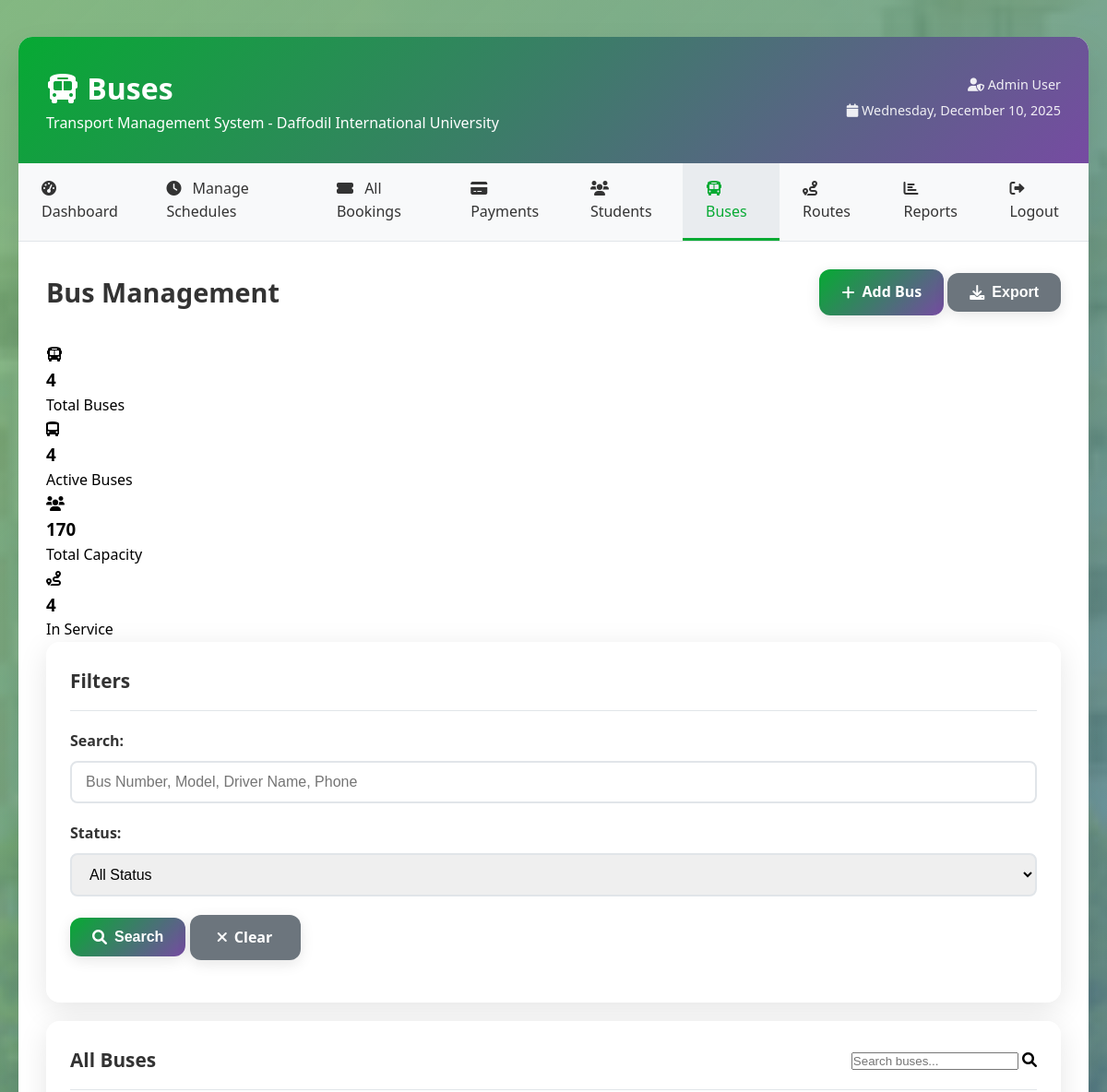
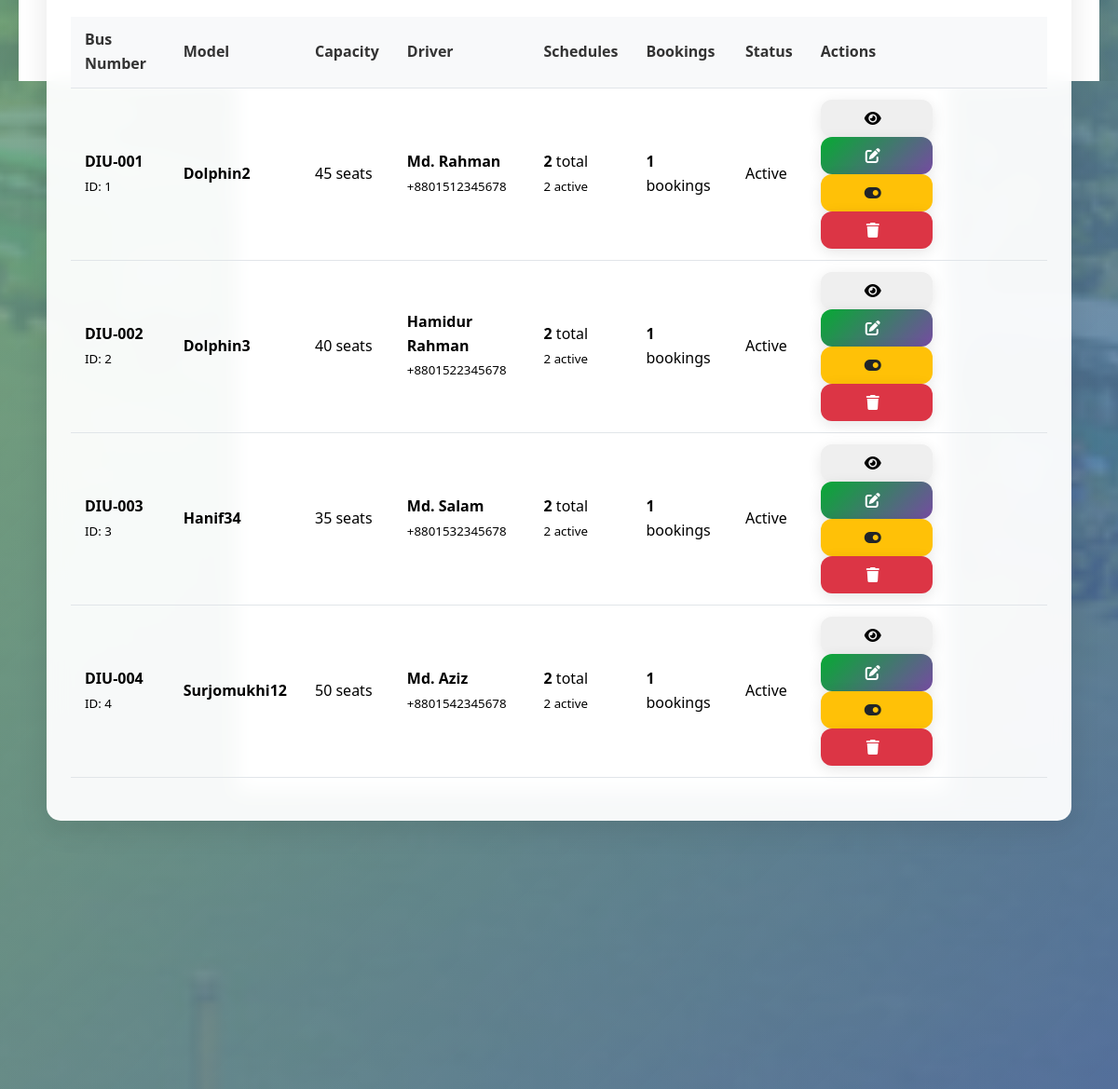
The page /admin/buses.php (signed in) on the database its author committed (2 pictures, top to bottom).
### tables this page shows
CREATE TABLE buses (
    id INT AUTO_INCREMENT PRIMARY KEY,
    bus_number VARCHAR(20) UNIQUE NOT NULL,
    capacity INT NOT NULL,
    model VARCHAR(50) NULL,
    driver_name VARCHAR(100) NULL,
    driver_phone VARCHAR(15) NULL,
    status ENUM('active', 'maintenance', 'inactive') DEFAULT 'active',
    created_at TIMESTAMP DEFAULT CURRENT_TIMESTAMP
);

### admin/buses.php (the view, shortened to what this page needs)
<?php
require_once '../config/database.php';
$search_filter = isset($_GET['search']) ? $_GET['search'] : '';
$sql = "SELECT b.*,
               COUNT(s.id) as total_schedules,
               COUNT(CASE WHEN s.status = 'active' THEN 1 END) as active_schedules,
               COUNT(DISTINCT bk.id) as total_bookings
        FROM buses b
        LEFT JOIN schedules s ON b.id = s.bus_id
        LEFT JOIN bookings bk ON s.id = bk.schedule_id
        WHERE 1=1";
$sql .= " GROUP BY b.id ORDER BY b.bus_number";
$buses = null;
if ($stmt = $conn->prepare($sql)) {
    $stmt->execute();
    $buses = $stmt->get_result();
}
$stats = [];
$sql = "SELECT COUNT(*) as total FROM buses";
$result = $conn->query($sql);
$stats['total_buses'] = $result->fetch_assoc()['total'];
$sql = "SELECT COUNT(*) as total FROM buses WHERE status = 'active'";
$result = $conn->query($sql);
$stats['active_buses'] = $result->fetch_assoc()['total'];
$sql = "SELECT SUM(capacity) as total FROM buses WHERE status = 'active'";
$result = $conn->query($sql);
$stats['total_capacity'] = $result->fetch_assoc()['total'] ?? 0;
$sql = "SELECT COUNT(DISTINCT b.id) as total FROM buses b
        JOIN schedules s ON b.id = s.bus_id
        WHERE s.status = 'active'";
$result = $conn->query($sql);
$stats['buses_in_service'] = $result->fetch_assoc()['total'];
?>
<!DOCTYPE html>
<html lang="en">
<head>
    <link rel="stylesheet" href="../assets/css/style.css">
    <link href="https://cdnjs.cloudflare.com/ajax/libs/font-awesome/6.0.0/css/all.min.css" rel="stylesheet">
</head>
<body>
    <div class="container">
        <div class="dashboard">
            <div class="dashboard-header">
                <div>
                    <h1><i class="fas fa-bus"></i> Buses</h1>
                    <p>Transport Management System - Daffodil International University</p>
                </div>
                <div class="user-info">
                    <p><i class="fas fa-user-shield"></i> <?php echo htmlspecialchars($_SESSION['name']); ?></p>
                    <p><i class="fas fa-calendar"></i> <?php echo date('l, F j, Y'); ?></p>
                </div>
            </div>
            <nav class="nav-menu">
                <ul>
                    <li><a href="dashboard.php"><i class="fas fa-tachometer-alt"></i> Dashboard</a></li>
                    <li><a href="schedules.php"><i class="fas fa-clock"></i> Manage Schedules</a></li>
                    <li><a href="bookings.php"><i class="fas fa-ticket-alt"></i> All Bookings</a></li>
                    <li><a href="payments.php"><i class="fas fa-credit-card"></i> Payments</a></li>
                    <li><a href="students.php"><i class="fas fa-users"></i> Students</a></li>
                    <li><a href="buses.php" class="active"><i class="fas fa-bus"></i> Buses</a></li>
                    <li><a href="routes.php"><i class="fas fa-route"></i> Routes</a></li>
                    <li><a href="reports.php"><i class="fas fa-chart-bar"></i> Reports</a></li>
                    <li><a href="../logout.php"><i class="fas fa-sign-out-alt"></i> Logout</a></li>
                </ul>
            </nav>
            <div class="content">
                <div class="content-header">
                    <h2>Bus Management</h2>
                    <div class="header-actions">
                        <a href="add_bus.php" class="btn btn-primary">
                            <i class="fas fa-plus"></i> Add Bus
                        </a>
                        <button onclick="exportBuses()" class="btn btn-secondary">
                            <i class="fas fa-download"></i> Export
                        </button>
                    </div>
                </div>
                <div class="stats-grid">
                    <div class="stat-card">
                        <div class="stat-icon">
                            <i class="fas fa-bus"></i>
                        </div>
                        <div class="stat-content">
                            <h3><?php echo $stats['total_buses']; ?></h3>
                            <p>Total Buses</p>
                        </div>
                    </div>
                    <div class="stat-card">
                        <div class="stat-icon">
                            <i class="fas fa-bus-alt"></i>
                        </div>
                        <div class="stat-content">
                            <h3><?php echo $stats['active_buses']; ?></h3>
                            <p>Active Buses</p>
                        </div>
                    </div>
                    <div class="stat-card">
                        <div class="stat-icon">
                            <i class="fas fa-users"></i>
                        </div>
                        <div class="stat-content">
                            <h3><?php echo $stats['total_capacity']; ?></h3>
                            <p>Total Capacity</p>
                        </div>
                    </div>
                    <div class="stat-card">
                        <div class="stat-icon">
                            <i class="fas fa-route"></i>
                        </div>
                        <div class="stat-content">
                            <h3><?php echo $stats['buses_in_service']; ?></h3>
                            <p>In Service</p>
                        </div>
                    </div>
                </div>
                <div class="card">
                    <div class="card-header">
                        <h3>Filters</h3>
                    </div>
                    <div class="card-body">
                        <form method="GET" class="form-inline">
                            <div class="form-group">
                                <label for="search">Search:</label>
                                <input type="text" name="search" id="search" value="<?php echo htmlspecialchars($search_filter); ?>" placeholder="Bus Number, Model, Driver Name, Phone">
                            </div>
                            <div class="form-group">
                                <label for="status">Status:</label>
                                <select name="status" id="status">
                                    <option value="">All Status</option>
                                </select>
                            </div>
                            <div class="form-group">
                                <button type="submit" class="btn btn-primary">
                                    <i class="fas fa-search"></i> Search
                                </button>
                                <a href="buses.php" class="btn btn-secondary">
                                    <i class="fas fa-times"></i> Clear
                                </a>
                            </div>
                        </form>
                    </div>
                </div>
                <div class="card">
                    <div class="card-header">
                        <h3>All Buses</h3>
                        <div class="search-box">
                            <input type="text" id="busSearch" placeholder="Search buses...">
                            <i class="fas fa-search"></i>
                        </div>
                    </div>
                    <div class="card-body">
                        <div class="table-responsive">
                            <table class="table">
                                <thead>
                                    <tr>
                                        <th>Bus Number</th>
                                        <th>Model</th>
                                        <th>Capacity</th>
                                        <th>Driver</th>
                                        <th>Schedules</th>
                                        <th>Bookings</th>
                                        <th>Status</th>
                                        <th>Actions</th>
                                    </tr>
                                </thead>
                                <tbody>
                                    <?php if ($buses && $buses->num_rows > 0): ?>
                                        <?php while ($bus = $buses->fetch_assoc()): ?>
                                            <tr>
                                                <td>
                                                    <strong><?php echo htmlspecialchars($bus['bus_number']); ?></strong><br>
                                                    <small>ID: <?php echo $bus['id']; ?></small>
                                                </td>
                                                <td>
                                                    <strong><?php echo htmlspecialchars($bus['model']); ?></strong>
                                                </td>
                                                <td>
                                                    <span class="badge badge-info"><?php echo $bus['capacity']; ?> seats</span>
                                                </td>
                                                <td>
                                                    <strong><?php echo htmlspecialchars($bus['driver_name']); ?></strong><br>
                                                    <small><?php echo htmlspecialchars($bus['driver_phone']); ?></small>
                                                </td>
                                                <td>
                                                    <strong><?php echo $bus['total_schedules']; ?></strong> total<br>
                                                    <small><?php echo $bus['active_schedules']; ?> active</small>
                                                </td>
                                                <td>
                                                    <strong><?php echo $bus['total_bookings']; ?></strong> bookings
                                                </td>
                                                <td>
                                                    <span class="badge badge-<?php echo $bus['status'] === 'active' ? 'success' : ($bus['status'] === 'maintenance' ? 'warning' : 'danger'); ?>">
                                                        <?php echo ucfirst($bus['status']); ?>
                                                    </span>
                                                </td>
                                                <td>
                                                    <div class="action-buttons">
                                                        <button onclick="viewBus(<?php echo $bus['id']; ?>)" class="btn btn-sm btn-info" title="View Details">
                                                            <i class="fas fa-eye"></i>
                                                        </button>
                                                        <a href="edit_bus.php?id=<?php echo $bus['id']; ?>" class="btn btn-sm btn-primary" title="Edit">
                                                            <i class="fas fa-edit"></i>
                                                        </a>
                                                        <button onclick="editBusStatus(<?php echo $bus['id']; ?>, '<?php echo $bus['status']; ?>')" class="btn btn-sm btn-warning" title="Change Status">
                                                            <i class="fas fa-toggle-on"></i>
                                                        </button>
                                                        <form method="POST" style="display: inline;" onsubmit="return confirm('Are you sure you want to delete this bus? This will also delete all related schedules.');">
                                                            <button type="submit" name="delete_bus" class="btn btn-sm btn-danger" title="Delete">
                                                                <i class="fas fa-trash"></i>
                                                            </button>
                                                        </form>
                                                    </div>
                                                </td>
                                            </tr>
                                        <?php endwhile; ?>
                                    <?php else: ?>
                                        <tr>
                                            <td colspan="8" class="text-center">No buses found.</td>
                                        </tr>
                                    <?php endif; ?>
                                </tbody>
                            </table>
                        </div>
                    </div>
                </div>
            </div>
        </div>
    </div>
    <div id="busModal" class="modal">
        <div class="modal-content">
            <div class="modal-header">
                <h3>Update Bus Status</h3>
                <span class="close">&times;</span>
            </div>
            <div class="modal-body">
                <form method="POST" id="busForm">
                    <div class="form-group">
                        <label for="new_bus_status">Status:</label>
                        <select name="new_bus_status" id="new_bus_status" required>
                            <option value="active">Active</option>
                        </select>
                    </div>
                    <div class="form-actions">
                        <button type="submit" name="update_bus_status" class="btn btn-primary">
                            <i class="fas fa-save"></i> Update Status
                        </button>
                        <button type="button" class="btn btn-secondary" onclick="closeBusModal()">
                            <i class="fas fa-times"></i> Cancel
                        </button>
                    </div>
                </form>
            </div>
        </div>
    </div>
</body>
</html>

### rows shown on the page
buses: bus_number "DIU-001", id "1", model "Dolphin2", capacity "45", driver_name "Md. Rahman", driver_phone "+8801512345678", total_schedules "2", active_schedules "2", total_bookings "1", status "Active"
buses: bus_number "DIU-002", id "2", model "Dolphin3", capacity "40", driver_name "Hamidur Rahman", driver_phone "+8801522345678", total_schedules "2", active_schedules "2", total_bookings "1", status "Active"
buses: bus_number "DIU-003", id "3", model "Hanif34", capacity "35", driver_name "Md. Salam", driver_phone "+8801532345678", total_schedules "2", active_schedules "2", total_bookings "1", status "Active"
buses: bus_number "DIU-004", id "4", model "Surjomukhi12", capacity "50", driver_name "Md. Aziz", driver_phone "+8801542345678", total_schedules "2", active_schedules "2", total_bookings "1", status "Active"

### other values the page prints
$_SESSION['name'] "Admin User"
$stats['total_buses'] "4"
$stats['active_buses'] "4"
$stats['total_capacity'] "170"
$stats['buses_in_service'] "4"
